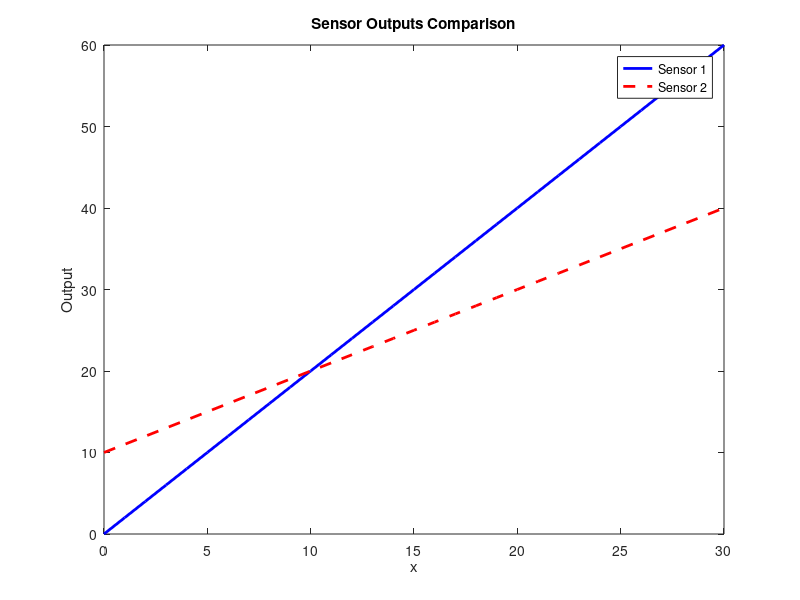
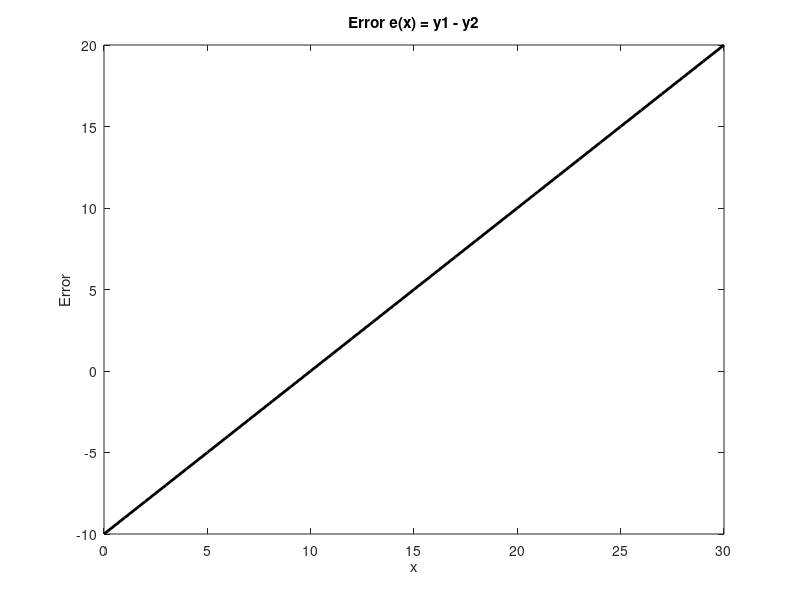

Write the MATLAB code that produced these figures, in order.
% Written by Ben Champagne 3/31/2026

%% Project 5: Two-Sensor Calibration and Agreement Check

clc; clear; close all; % clears command window, workspace variables, and closes all figures

%% Calibration Points - Sensor 1
x1 = [0, 20]; % defines calibration input values for sensor 1
y1_pts = [0, 40]; % defines corresponding output values for sensor 1

%% Calibration Points - Sensor 2
x2 = [0, 20]; % defines calibration input values for sensor 2
y2_pts = [10, 30]; % defines corresponding output values for sensor 2

%% Compute Linear Models
m1 = (y1_pts(2) - y1_pts(1)) / (x1(2) - x1(1)); % computes slope of sensor 1 calibration line
b1 = y1_pts(1); % assigns intercept of sensor 1 using first calibration point

m2 = (y2_pts(2) - y2_pts(1)) / (x2(2) - x2(1)); % computes slope of sensor 2 calibration line
b2 = y2_pts(1); % assigns intercept of sensor 2 using first calibration point

%% Evaluate Models
x = 0:1:30; % creates vector of input values from 0 to 30 in steps of 1
y1 = m1*x + b1; % computes sensor 1 outputs using linear model
y2 = m2*x + b2; % computes sensor 2 outputs using linear model

%% Plot Outputs
figure; % creates a new figure window
plot(x, y1, 'b', 'LineWidth', 2); hold on; % plots sensor 1 output and keeps figure active for additional plots
plot(x, y2, 'r--', 'LineWidth', 2); % plots sensor 2 output with dashed red line
legend('Sensor 1', 'Sensor 2'); % adds legend to distinguish the two sensors
title('Sensor Outputs Comparison'); % sets plot title
xlabel('x'); % labels x-axis
ylabel('Output'); % labels y-axis

%% Error Function
e = y1 - y2; % computes difference between sensor outputs at each x

figure; % creates a new figure window
plot(x, e, 'k', 'LineWidth', 2); % plots error as a function of x
title('Error e(x) = y1 - y2'); % sets plot title
xlabel('x'); % labels x-axis
ylabel('Error'); % labels y-axis

%% Minimum Absolute Error
[~, idx] = min(abs(e)); % finds index where absolute error is smallest
best_x = x(idx); % retrieves corresponding x value for minimum error

fprintf('Best agreement at x = %.2f\n', best_x); % prints x value where sensors agree most closely
